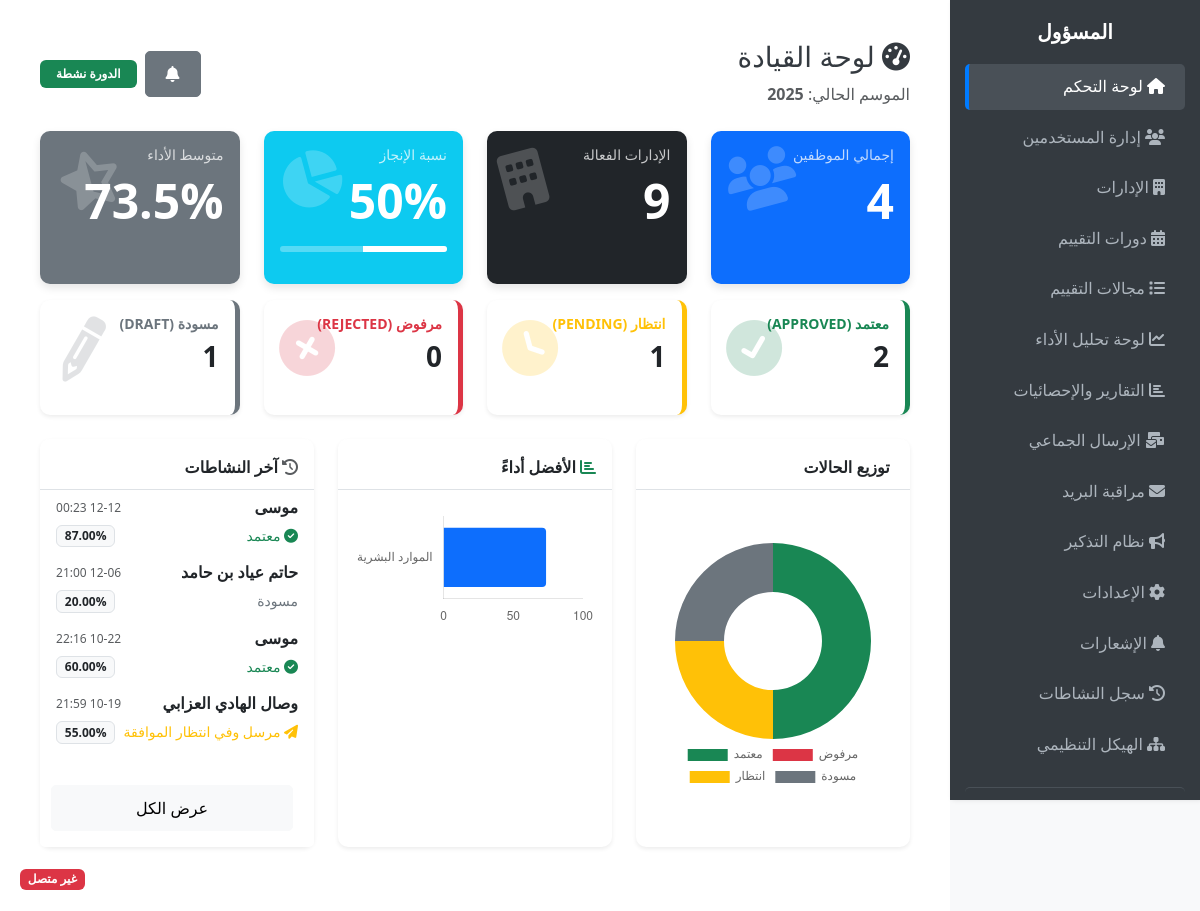
The app's page /public/admin/dashboard.php (signed in) with its own data.
### tables this page shows
CREATE TABLE `evaluation_cycles` (
  `id` int(10) UNSIGNED NOT NULL,
  `year` year(4) NOT NULL COMMENT 'سنة التقييم',
  `status` enum('active','inactive','archived') NOT NULL DEFAULT 'inactive',
  `start_date` date DEFAULT NULL,
  `end_date` date DEFAULT NULL,
  `created_at` timestamp NOT NULL DEFAULT current_timestamp()
);

CREATE TABLE `employee_evaluations` (
  `id` int(10) UNSIGNED NOT NULL,
  `employee_id` int(10) UNSIGNED NOT NULL COMMENT 'الموظف المُقيَّم',
  `cycle_id` int(10) UNSIGNED NOT NULL,
  `evaluator_id` int(10) UNSIGNED NOT NULL COMMENT 'المُقيّم (مدير أو رئيس مباشر)',
  `evaluator_role` enum('manager','supervisor') NOT NULL,
  `status` enum('draft','submitted','approved','rejected') NOT NULL DEFAULT 'draft',
  `total_score` decimal(5,2) DEFAULT NULL COMMENT 'المجموع النهائي (0-100)',
  `created_at` timestamp NOT NULL DEFAULT current_timestamp(),
  `updated_at` timestamp NULL DEFAULT NULL ON UPDATE current_timestamp(),
  `accepted_at` datetime DEFAULT NULL
);

CREATE TABLE `users` (
  `id` int(10) UNSIGNED NOT NULL,
  `name` varchar(150) NOT NULL COMMENT 'الاسم الكامل',
  `email` varchar(100) NOT NULL COMMENT 'البريد الإلكتروني',
  `password` varchar(255) NOT NULL COMMENT 'كلمة المرور المشفرة',
  `role` enum('admin','manager','supervisor','employee','evaluator') NOT NULL COMMENT 'الدور',
  `department_id` int(10) UNSIGNED DEFAULT NULL COMMENT 'الإدارة',
  `manager_id` int(10) UNSIGNED DEFAULT NULL COMMENT 'مدير الإدارة (ID)',
  `supervisor_id` int(10) UNSIGNED DEFAULT NULL COMMENT 'الرئيس المباشر (ID)',
  `job_title` varchar(100) DEFAULT NULL COMMENT 'الوظيفة',
  `birth_date` date DEFAULT NULL COMMENT 'تاريخ الميلاد',
  `marital_status` varchar(20) DEFAULT NULL COMMENT 'الحالة الاجتماعية',
  `gender` enum('ذكر','أنثى') DEFAULT NULL COMMENT 'النوع',
  `status` enum('active','inactive') NOT NULL DEFAULT 'active' COMMENT 'الحالة',
  `force_password_change` tinyint(1) NOT NULL DEFAULT 1 COMMENT 'إجبار تغيير كلمة المرور عند أول دخول',
  `created_at` timestamp NOT NULL DEFAULT current_timestamp(),
  `last_login` datetime DEFAULT NULL
);

### public/admin/dashboard.php (the view, shortened to what this page needs)
<?php
require_once '../../app/core/db.php';
$user_id = $_SESSION['user_id'];
$unread_stmt = $pdo->prepare("SELECT COUNT(*) FROM notifications WHERE user_id = ? AND is_read = 0");
$unread_stmt->execute([$user_id]);
$unread_count = $unread_stmt->fetchColumn();
$current_cycle = $pdo->query("SELECT * FROM evaluation_cycles WHERE status = 'active' ORDER BY year DESC LIMIT 1")->fetch();
$cycle_id = $current_cycle ? $current_cycle['id'] : null;
$cycle_year = $current_cycle ? $current_cycle['year'] : date('Y');
$total_employees = $pdo->query("SELECT COUNT(*) FROM users WHERE role NOT IN ('admin', 'evaluator') AND status='active'")->fetchColumn();
$total_departments = $pdo->query("SELECT COUNT(*) FROM departments WHERE status='active'")->fetchColumn();
$approved_evals = 0; $pending_evals = 0; $rejected_evals = 0; $draft_evals = 0;
$company_avg = 0; $completion_rate = 0;
if ($cycle_id) {
    $stats = $pdo->query("SELECT status, COUNT(*) as count FROM employee_evaluations WHERE cycle_id = $cycle_id GROUP BY status")->fetchAll(PDO::FETCH_KEY_PAIR);
    $approved_evals = $stats['approved'] ?? 0;
    $pending_evals = $stats['submitted'] ?? 0;
    $rejected_evals = $stats['rejected'] ?? 0;
    $draft_evals = $stats['draft'] ?? 0;
    $avg_stmt = $pdo->query("SELECT AVG(total_score) FROM employee_evaluations WHERE cycle_id = $cycle_id AND status = 'approved'");
    $company_avg = round($avg_stmt->fetchColumn() ?: 0, 1);
    if ($total_employees > 0) {
        $completion_rate = round(($approved_evals / $total_employees) * 100, 1);
    }
}
$dept_labels = []; $dept_scores = [];
if ($cycle_id) {
    $dept_stmt = $pdo->query("SELECT d.name_ar, AVG(e.total_score) as avg_score FROM departments d JOIN users u ON u.department_id = d.id JOIN employee_evaluations e ON e.employee_id = u.id WHERE e.cycle_id = $cycle_id AND e.status = 'approved' GROUP BY d.id ORDER BY avg_score DESC LIMIT 5");
    while ($row = $dept_stmt->fetch()) {
        $dept_labels[] = $row['name_ar'];
        $dept_scores[] = round($row['avg_score'], 1);
    }
}
$latest_activity = [];
if ($cycle_id) {
    $latest_stmt = $pdo->query("SELECT e.updated_at, u.name as emp_name, e.status, e.total_score FROM employee_evaluations e JOIN users u ON e.employee_id = u.id WHERE e.cycle_id = $cycle_id ORDER BY e.updated_at DESC LIMIT 6");
    $latest_activity = $latest_stmt->fetchAll();
}
?>
<!DOCTYPE html>
<html dir="rtl" lang="ar">
<head>
    <link href="https://cdn.jsdelivr.net/npm/bootstrap@5.3.2/dist/css/bootstrap.rtl.min.css" rel="stylesheet">
    <link rel="stylesheet" href="https://cdnjs.cloudflare.com/ajax/libs/font-awesome/6.4.0/css/all.min.css">
    <link rel="stylesheet" href="../assets/css/admin-dashboard.css">
</head>
<body class="admin-dashboard">
<?php
require_once '_sidebar_nav.php';
?>
<main class="admin-main-content">
    <div class="d-flex justify-content-between align-items-center mb-4">
        <div>
            <h3><i class="fas fa-tachometer-alt"></i> لوحة القيادة</h3>
            <span class="text-muted">الموسم الحالي: <strong><?= $cycle_year ?></strong></span>
        </div>
        <div class="d-flex gap-2 align-items-center">
            <button type="button" class="btn <?= $unread_count > 0 ? 'btn-warning text-dark btn-pulse' : 'btn-secondary' ?> position-relative" data-bs-toggle="modal" data-bs-target="#notificationsModal">
                <i class="fas fa-bell <?= $unread_count > 0 ? 'fa-shake' : '' ?>"></i>
            </button>
            <span class="badge bg-<?= $cycle_id ? 'success' : 'secondary' ?> p-2 px-3">
                <?= $cycle_id ? 'الدورة نشطة' : 'لا توجد دورة' ?>
            </span>
        </div>
    </div>
    <div class="row mb-3">
        <div class="col-md-3">
            <div class="card text-white bg-primary mb-3 stat-card h-100 border-0">
                <div class="card-body">
                    <h6 class="card-title text-uppercase small opacity-75">إجمالي الموظفين</h6>
                    <h2 class="display-5 fw-bold mb-0"><?= $total_employees ?></h2>
                    <i class="fas fa-users card-icon"></i>
                </div>
            </div>
        </div>
        <div class="col-md-3">
            <div class="card text-white bg-dark mb-3 stat-card h-100 border-0">
                <div class="card-body">
                    <h6 class="card-title text-uppercase small opacity-75">الإدارات الفعالة</h6>
                    <h2 class="display-5 fw-bold mb-0"><?= $total_departments ?></h2>
                    <i class="fas fa-building card-icon"></i>
                </div>
            </div>
        </div>
        <div class="col-md-3">
            <div class="card text-white bg-info mb-3 stat-card h-100 border-0">
                <div class="card-body">
                    <h6 class="card-title text-uppercase small opacity-75">نسبة الإنجاز</h6>
                    <h2 class="display-5 fw-bold mb-0"><?= $completion_rate ?>%</h2>
                    <div class="progress progress-xs mt-3"><div class="progress-bar bg-white" style="width: <?= $completion_rate ?>%"></div></div>
                    <i class="fas fa-chart-pie card-icon"></i>
                </div>
            </div>
        </div>
        <div class="col-md-3">
            <div class="card text-white bg-secondary mb-3 stat-card h-100 border-0">
                <div class="card-body">
                    <h6 class="card-title text-uppercase small opacity-75">متوسط الأداء</h6>
                    <h2 class="display-5 fw-bold mb-0"><?= $company_avg ?>%</h2>
                    <i class="fas fa-star-half-alt card-icon"></i>
                </div>
            </div>
        </div>
    </div>
    <div class="row mb-4">
        <div class="col-md-3">
            <div class="card border-0 border-start border-5 border-success shadow-sm h-100 stat-card">
                <div class="card-body">
                    <h6 class="text-success text-uppercase small fw-bold">معتمد (Approved)</h6>
                    <h3 class="fw-bold mb-0 text-dark"><?= $approved_evals ?></h3>
                    <i class="fas fa-check-circle card-icon text-success"></i>
                </div>
            </div>
        </div>
        <div class="col-md-3">
            <div class="card border-0 border-start border-5 border-warning shadow-sm h-100 stat-card">
                <div class="card-body">
                    <h6 class="text-warning text-uppercase small fw-bold">انتظار (Pending)</h6>
                    <h3 class="fw-bold mb-0 text-dark"><?= $pending_evals ?></h3>
                    <i class="fas fa-clock card-icon text-warning"></i>
                </div>
            </div>
        </div>
        <div class="col-md-3">
            <div class="card border-0 border-start border-5 border-danger shadow-sm h-100 stat-card">
                <div class="card-body">
                    <h6 class="text-danger text-uppercase small fw-bold">مرفوض (Rejected)</h6>
                    <h3 class="fw-bold mb-0 text-dark"><?= $rejected_evals ?></h3>
                    <i class="fas fa-times-circle card-icon text-danger"></i>
                </div>
            </div>
        </div>
        <div class="col-md-3">
            <div class="card border-0 border-start border-5 border-secondary shadow-sm h-100 stat-card">
                <div class="card-body">
                    <h6 class="text-secondary text-uppercase small fw-bold">مسودة (Draft)</h6>
                    <h3 class="fw-bold mb-0 text-dark"><?= $draft_evals ?></h3>
                    <i class="fas fa-pencil-alt card-icon text-secondary"></i>
                </div>
            </div>
        </div>
    </div>
    <div class="row">
        <div class="col-md-4 mb-4">
            <div class="card shadow-sm h-100 border-0">
                <div class="card-header bg-white fw-bold pt-3"><i class="fas fa-chart-doughnut text-primary"></i> توزيع الحالات</div>
                <div class="card-body d-flex justify-content-center align-items-center">
                    <div style="width: 250px; height: 250px;"><canvas id="statusChart"></canvas></div>
                </div>
            </div>
        </div>
        <div class="col-md-4 mb-4">
            <div class="card shadow-sm h-100 border-0">
                <div class="card-header bg-white fw-bold pt-3"><i class="fas fa-chart-bar text-success"></i> الأفضل أداءً</div>
                <div class="card-body">
                    <?php if (empty($dept_labels)): ?><div class="text-center text-muted py-5">لا توجد بيانات</div><?php else: ?><canvas id="deptChart"></canvas><?php endif; ?>
                </div>
            </div>
        </div>
        <div class="col-md-4 mb-4">
            <div class="card shadow-sm h-100 border-0">
                <div class="card-header bg-white fw-bold pt-3"><i class="fas fa-history text-muted"></i> آخر النشاطات</div>
                <div class="card-body p-0">
                    <div class="list-group list-group-flush">
                        <?php if (empty($latest_activity)): ?>
                            <div class="text-center p-3 text-muted">لا توجد نشاطات</div>
                        <?php else: ?>
                            <?php foreach ($latest_activity as $act): ?>
                            <div class="list-group-item border-bottom-0">
                                <div class="d-flex w-100 justify-content-between">
                                    <h6 class="mb-1 text-truncate fw-bold" style="max-width: 150px;"><?= htmlspecialchars($act['emp_name']) ?></h6>
                                    <small class="text-muted" style="font-size: 0.75rem;"><?= date('m-d H:i', strtotime($act['updated_at'])) ?></small>
                                </div>
                                <div class="d-flex justify-content-between align-items-center mt-1">
                                    <small>
                                        <?php
                                        echo match($act['status']) {
                                            'approved' => '<span class="text-success"><i class="fas fa-check-circle"></i> معتمد</span>',
                                            'rejected' => '<span class="text-danger"><i class="fas fa-times-circle"></i> مرفوض</span>',
                                            'submitted' => '<span class="text-warning"><i class="fas fa-paper-plane"></i> مرسل وفي انتظار الموافقة</span>',
                                            default => '<span class="text-secondary">مسودة</span>'
                                        };
                                        ?>
                                    </small>
                                    <?php if($act['total_score']): ?><span class="badge bg-light text-dark border"><?= $act['total_score'] ?>%</span><?php endif; ?>
                                </div>
                            </div>
                            <?php endforeach; ?>
                        <?php endif; ?>
                    </div>
                </div>
                <div class="card-footer bg-white text-center border-top-0 pb-3">
                    <a href="reports.php" class="btn btn-sm btn-light w-100">عرض الكل</a>
                </div>
            </div>
        </div>
    </div>
</main>
<div id="internet-status"><span class="badge bg-success">متصل</span></div>
<script>
document.addEventListener("DOMContentLoaded", function() {
    const ctxStatus = document.getElementById('statusChart').getContext('2d');
    new Chart(ctxStatus, {
        type: 'doughnut',
        data: {
            labels: ['معتمد', 'مرفوض', 'انتظار', 'مسودة'],
            datasets: [{
                data: [<?= $approved_evals ?>, <?= $rejected_evals ?>, <?= $pending_evals ?>, <?= $draft_evals ?>],
                backgroundColor: ['#198754', '#dc3545', '#ffc107', '#6c757d'],
                borderWidth: 0
            }]
        },
        options: { responsive: true, maintainAspectRatio: false, plugins: { legend: { position: 'bottom' } } }
    });
    <?php if (!empty($dept_labels)): ?>
    const ctxDept = document.getElementById('deptChart').getContext('2d');
    new Chart(ctxDept, {
        type: 'bar',
        data: {
            labels: <?= json_encode($dept_labels) ?>,
            datasets: [{
                label: 'متوسط الدرجة',
                data: <?= json_encode($dept_scores) ?>,
                backgroundColor: '#0d6efd',
                borderRadius: 4
            }]
        },
        options: {
            indexAxis: 'y', responsive: true,
            scales: { x: { beginAtZero: true, max: 100, grid: {display:false} }, y: {grid:{display:false}} },
            plugins: { legend: { display: false } }
        }
    });
    <?php endif; ?>
});
</script>
</body>
</html>

### public/assets/css/admin-dashboard.css (style rules this page uses)
body { font-family: 'Segoe UI', Tahoma, Geneva, Verdana, sans-serif; background-color: #f8f9fa; color: #212529; margin: 0; padding: 0; direction: rtl; }
.admin-dashboard { display: flex; min-height: 100vh; background-color: #f8f9fa; }
.admin-main-content { margin-right: 250px; padding: 20px; width: calc(100% - 250px); background: #fff; min-height: 100vh; overflow-x: hidden; }
h3, h4, h5 { color: #343a40; }
.card { margin-bottom: 20px; border: none; border-radius: 10px; box-shadow: 0 4px 8px rgba(0,0,0,0.1); }
.card-header { background: #f1f3f5; border-bottom: 1px solid #dee2e6; border-radius: 10px 10px 0 0 !important; font-weight: bold; }
.btn { font-size: 14px; padding: 8px 16px; border-radius: 5px; transition: all 0.3s ease; }
.btn-sm { padding: 6px 12px; font-size: 12px; }
#internet-status { position: fixed; bottom: 20px; left: 20px; z-index: 1000; }
@media (min-width: 992px) { .admin-main-content { padding: 30px; } }
@media (min-width: 992px) { .card { margin-bottom: 25px; } }
@media (min-width: 992px) { .btn { font-size: 16px; padding: 10px 20px; } }
body { line-height: 1.6; }
[dir="rtl"] .card-header { text-align: right; }
[dir="rtl"] .btn { margin-right: 5px; }
* { box-sizing: border-box; -webkit-tap-highlight-color: transparent; }
@media screen and (min-width: 1024px) { .admin-main-content { padding: 40px; } }

### public/admin/dashboard.php (style rules this page uses)
.stat-card { transition: transform 0.2s; position: relative; overflow: hidden; }
.card-icon { position: absolute; left: 15px; top: 20px; opacity: 0.2; font-size: 3.5rem; transform: rotate(-15deg); }
.progress-xs { height: 6px; border-radius: 3px; background: rgba(255,255,255,0.3); }

### records on screen
employee_evaluations: employee.name "موسى", updated_at "12-12 00:23", status "معتمد", total_score "87.00"
employee_evaluations: employee.name "حاتم عياد بن حامد", updated_at "12-06 21:00", status "مسودة", total_score "20.00"
employee_evaluations: employee.name "موسى", updated_at "10-22 22:16", status "معتمد", total_score "60.00"
employee_evaluations: employee.name "وصال الهادي العزابي", updated_at "10-19 21:59", status "مرسل وفي انتظار الموافقة", total_score "55.00"

### other values on screen
$total_employees "4"
$total_departments "9"
$completion_rate "50"
$company_avg "73.5"
$approved_evals "2"
$pending_evals "1"
$rejected_evals "0"
$draft_evals "1"
chart data {{ $approved_evals }} 2
chart data {{ $rejected_evals }} 0
chart data {{ $pending_evals }} 1
chart data {{ $draft_evals }} 1
